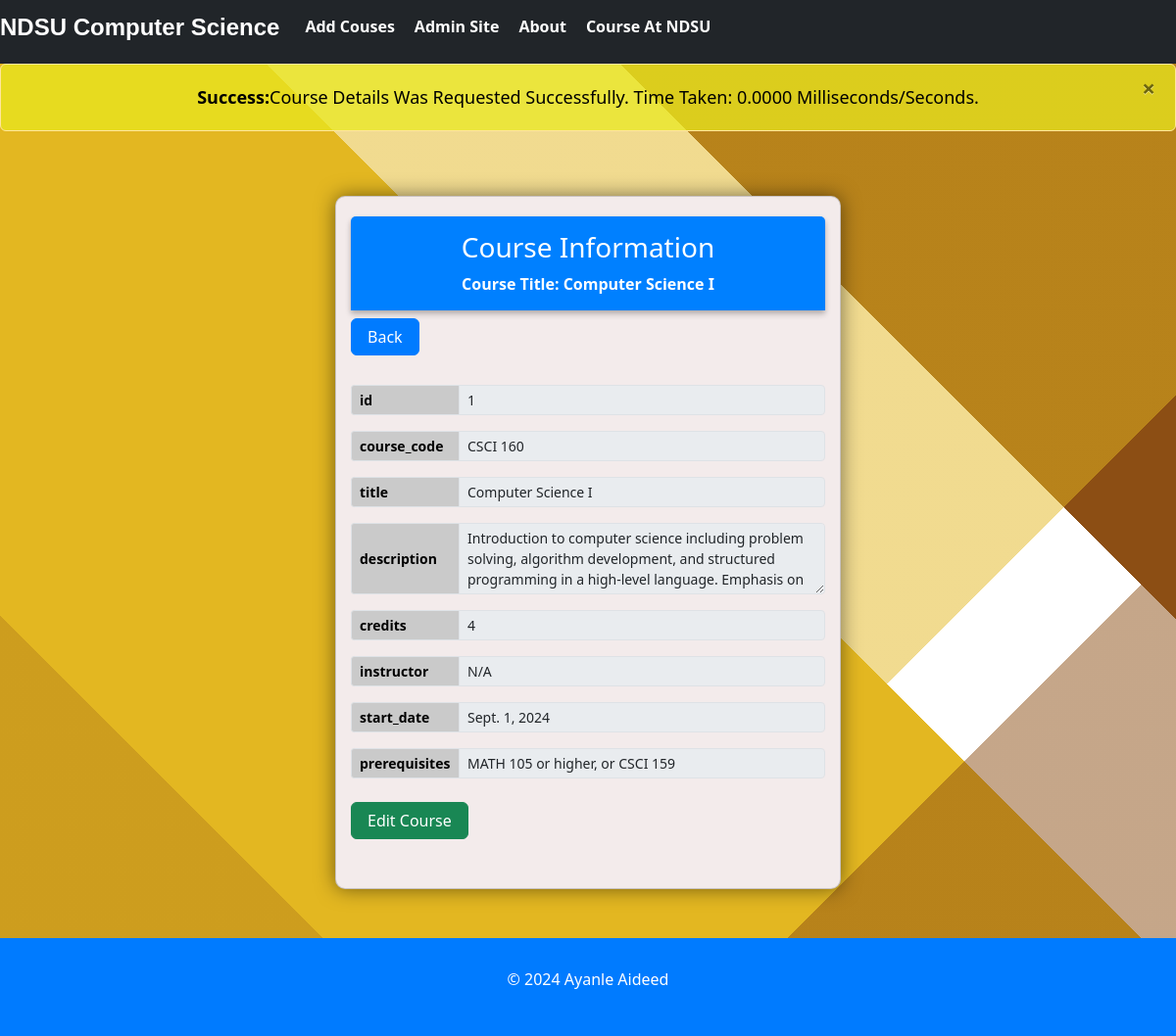
Page /1 on the earlier database version.
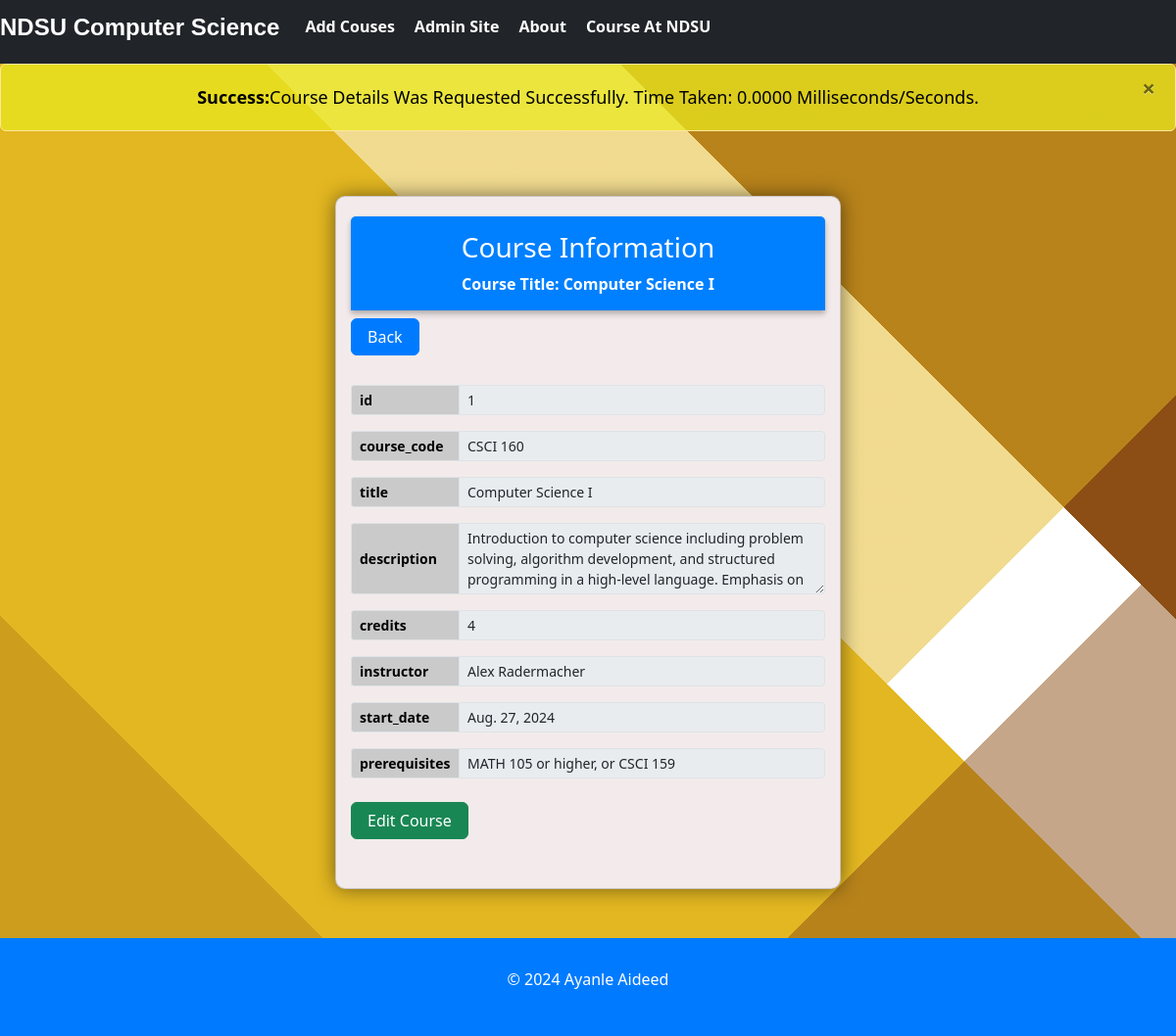
Same page on the later database version.
### course_app/models.py (models this page shows, shortened)
class Course(models.Model):
    course_code = models.CharField(max_length=10)
    title = models.CharField(max_length=100)
    description = models.TextField()
    credits = models.IntegerField()
    instructor = models.CharField(max_length=100)
    start_date = models.DateField()
    prerequisites = models.CharField(max_length=255, blank=True)

### course_app/views.py (the view)
# urls.py: path('<int:pk>', views.course_detail, name='course_detail'),
def course_detail(request, pk):
    try:
        start_time = time.time()  # Start time before retrieving course details
        courses = dataset_to_hashmap(Course, pk=pk, OneRecord=True)
        end_time = time.time()
        duration = end_time - start_time
        messages.success(request, f'Course Details Was Requested Successfully. Time taken: {duration:.4f} Milliseconds/Seconds.')
        return render(request, 'course_detail.html', {'courses': courses})
    except Course.DoesNotExist:
        messages.error(request, f'No course found with ID: {pk}')
        return render(request, 'course_detail.html')

### course_app/utils.py (called while the page is built)
def dataset_to_hashmap(dataset, pk=None, OneRecord=False):
    if OneRecord and pk:
        course = dataset.objects.get(id=pk)
        course_data = {
            'id': course.id,
            'course_code': course.course_code,
            'title': course.title,
            'description': course.description,
            'credits': course.credits,
            'instructor': course.instructor,
            'start_date': course.start_date,
            'prerequisites': course.prerequisites
        }
        hashmap = course_data
    else:
            course_data = dataset.objects.all()
    return course_data

### course_app/templates/course_detail.html (shortened to what this page needs)
{% extends "base.html" %}
{% block content %}
{% if courses %}
<div class="container">
  <div class="row">
    <div class="col-md-6 mx-auto">
      <div id="form_div" class="card">
        <div class="card-header text-center">
          <h3>Course Information</h3>
          <strong>Course Title: {{ courses.title }}</strong>
        </div>
        <form method="post">
          <a href="{% url 'courses_view' %}" id="alink" class="btn btn-primary mt-2 pl-3 pr-3">Back</a>
          <ul class="list-group list-group-flush">
            {% for header, value in courses.items %}
            {% if header != 'description' %}
            <div class="form-group">
              <div class="input-group input-group-sm">
                <div class="input-group-prepend">
                  <span class="input-group-text" id="inputGroup-sizing-sm"><strong>{{ header }}</strong></span>
                </div>
                <input name="{{ header }}" type="text" class="form-control" aria-label="Small"
                  aria-describedby="inputGroup-sizing-sm" disabled value="{{ value }}">
              </div>
            </div>
            {% else %}
            <div class="form-group">
              <div class="input-group input-group-sm">
                <div class="input-group-prepend">
                  <span class="input-group-text" id="inputGroup-sizing-sm"><strong>{{ header }}</strong></span>
                </div>
                <textarea name="{{ header }}" class="form-control" rows="3"
                  disabled>{{ value | truncatechars:400 }}</textarea>
              </div>
            </div>
            {% endif %}
            {% endfor %}
          </ul>
          <a href="{% url 'edit_course' courses.id %}" id="alink" class="btn btn-success mt-2 pl-3 pr-3">Edit Course</a>
        </form>
      </div>
    </div>
  </div>
</div>
{% else %}
<div class="card-header text-center">
  <h3>NO Course Was Found</h3>
</div>
{% endif %}
{% endblock %}

Differences in the rows shown:
changed Course "Computer Science I": instructor "N/A" → "Alex Radermacher"; start_date "Sept. 1, 2024" → "Aug. 27, 2024"
